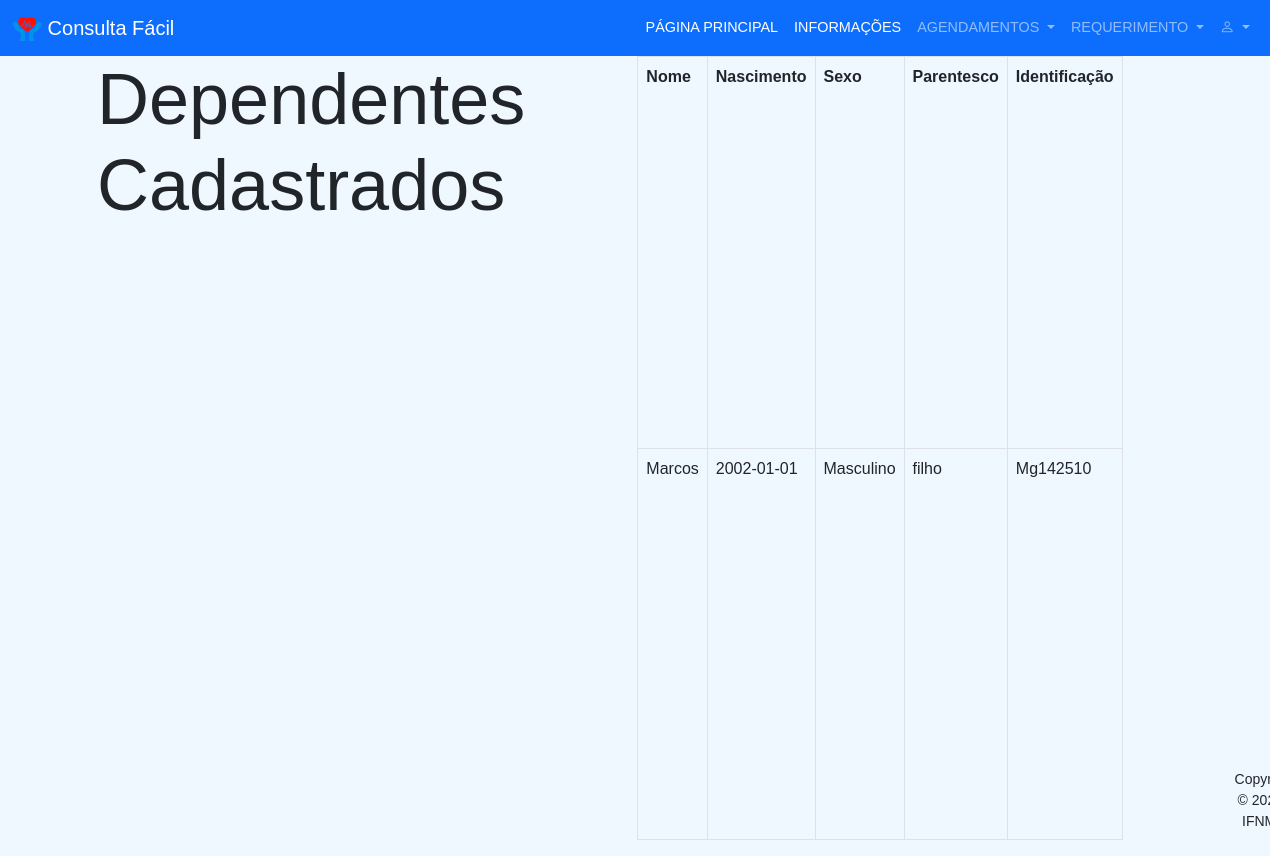
The page /info.php (signed in) on the database its author committed.
### tables this page shows
CREATE TABLE `dependentes` (
  `id` int(11) NOT NULL,
  `nome` varchar(100) NOT NULL,
  `nascimento` date NOT NULL,
  `sexo` varchar(9) NOT NULL,
  `usuario_id` int(11) NOT NULL,
  `parentesco` varchar(100) DEFAULT NULL,
  `identificacao` varchar(100) DEFAULT NULL
);

### info.php (the view, shortened to what this page needs)
<?php
require("cabecalho.php");
?>
<div class="container">
			<h2 class="display-2">Dependentes Cadastrados </h2>
			<table class = "table table-bordered table-hover">
				<tr>
					<th>Nome</th>
					<th>Nascimento</th>
					<th>Sexo</th>
                    <th>Parentesco</th>
                    <th>Identificação</th>
				</tr>
				<?php
					require("conexao.php");
					$id_paciente = $_SESSION['id'];
                    $sql = "SELECT dependentes.id,dependentes.nome,dependentes.nascimento,dependentes.sexo,dependentes.parentesco,dependentes.identificacao FROM dependentes WHERE dependentes.usuario_id = $id_paciente";
					$executa = mysqli_query($conn,$sql);
					while($linha = mysqli_fetch_array($executa))
					{
					echo "<tr>";
                        echo "<td>".$linha['nome']."</td>";
						echo "<td>".$linha['nascimento']."</td>";
						echo "<td>".$linha['sexo']."</td>";
                        echo "<td>".$linha['parentesco']."</td>";
						echo "<td>".$linha['identificacao']."</td>";
					}
				?>
  </div>
<?php
require("rodape.php");
?>

### rows shown on the page
dependentes: nome "Marcos", nascimento "2002-01-01", sexo "Masculino", parentesco "filho", identificacao "Mg142510"
